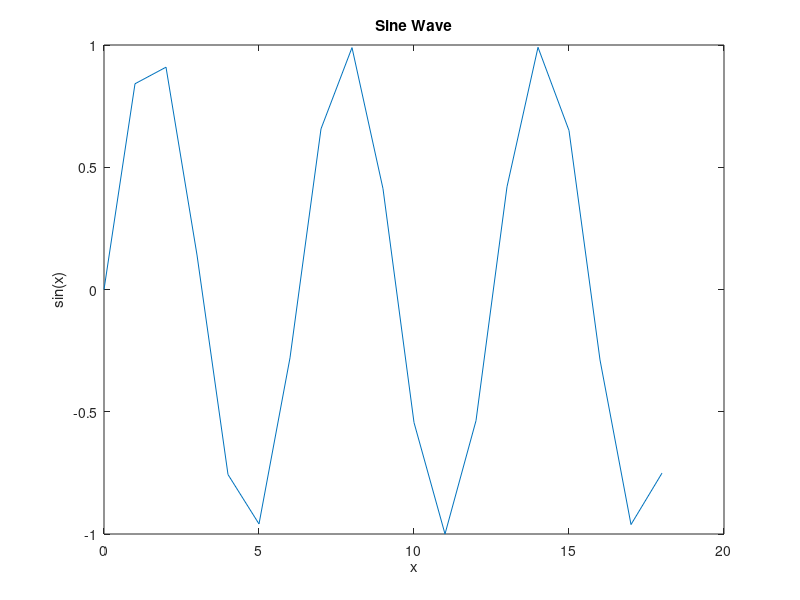

The MATLAB script that drew this image: (Note: this script raises an error after producing the figure.)
% Define the range for x.
% Calculate and plot y = sin(x).
x = 0:1:6*pi;
y = sin(x);
plot(x,y)
title('Sine Wave')
xlabel('x')
ylabel('sin(x)')
fig = gcf;
fig.MenuBar = 'none';